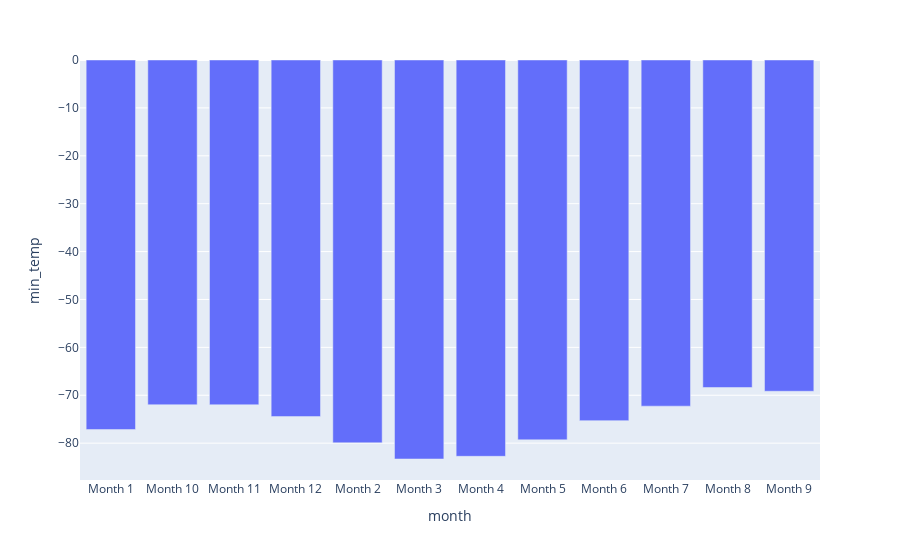

Notebook cell for this chart:
### Code cell
# Plot a bar chart of the average min_temp by month
fig = px.bar(by_month, x='month', y='min_temp')
fig.show()

### Figure 1 — Plotly figure (JSON) as saved in the notebook; plotly's stock layout.template omitted (floating-point values rounded to 4 significant figures)
{"data": [{"alignmentgroup": "True", "hovertemplate": "month=%{x}<br>min_temp=%{y}<extra></extra>", "legendgroup": "", "marker": {"color": "#636efa", "pattern": {"shape": ""}}, "name": "", "offsetgroup": "", "orientation": "v", "showlegend": false, "textposition": "auto", "type": "bar", "x": ["Month 1", "Month 10", "Month 11", "Month 12", "Month 2", "Month 3", "Month 4", "Month 5", "Month 6", "Month 7", "Month 8", "Month 9"], "xaxis": "x", "y": [-77.16, -71.98, -71.99, -74.45, -79.93, -83.31, -82.75, -79.31, -75.3, -72.28, -68.38, -69.17], "yaxis": "y"}], "layout": {"autosize": true, "barmode": "relative", "legend": {"tracegroupgap": 0}, "margin": {"t": 60}, "xaxis": {"anchor": "y", "autorange": true, "domain": [0, 1], "range": [-0.5, 11.5], "title": {"text": "month"}, "type": "category"}, "yaxis": {"anchor": "x", "autorange": true, "domain": [0, 1], "range": [-87.69, 0], "title": {"text": "min_temp"}, "type": "linear"}}}
